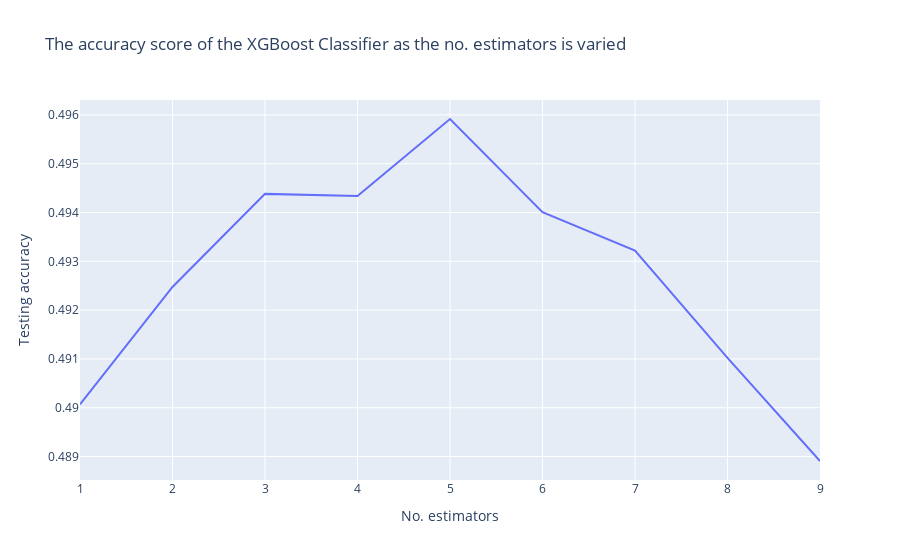

Notebook cell for this chart:
### Code cell
px.line(
    x=range(1, 10),
    y=max_depth_list,
    labels={'x': 'No. estimators', 'y': 'Testing accuracy'},
    title='The accuracy score of the XGBoost Classifier as the no. estimators is varied')

### Figure 1 — Plotly figure (JSON) as saved in the notebook; plotly's stock layout.template omitted (floating-point values rounded to 4 significant figures)
{"data": [{"hovertemplate": "No. estimators=%{x}<br>Testing accuracy=%{y}<extra></extra>", "legendgroup": "", "line": {"color": "#636efa", "dash": "solid"}, "marker": {"symbol": "circle"}, "mode": "lines", "name": "", "orientation": "v", "showlegend": false, "type": "scatter", "x": [1, 2, 3, 4, 5, 6, 7, 8, 9], "xaxis": "x", "y": [0.4901, 0.4925, 0.4944, 0.4943, 0.4959, 0.494, 0.4932, 0.491, 0.4889], "yaxis": "y"}], "layout": {"legend": {"tracegroupgap": 0}, "title": {"text": "The accuracy score of the XGBoost Classifier as the no. estimators is varied"}, "xaxis": {"anchor": "y", "domain": [0, 1], "title": {"text": "No. estimators"}}, "yaxis": {"anchor": "x", "domain": [0, 1], "title": {"text": "Testing accuracy"}}}}
